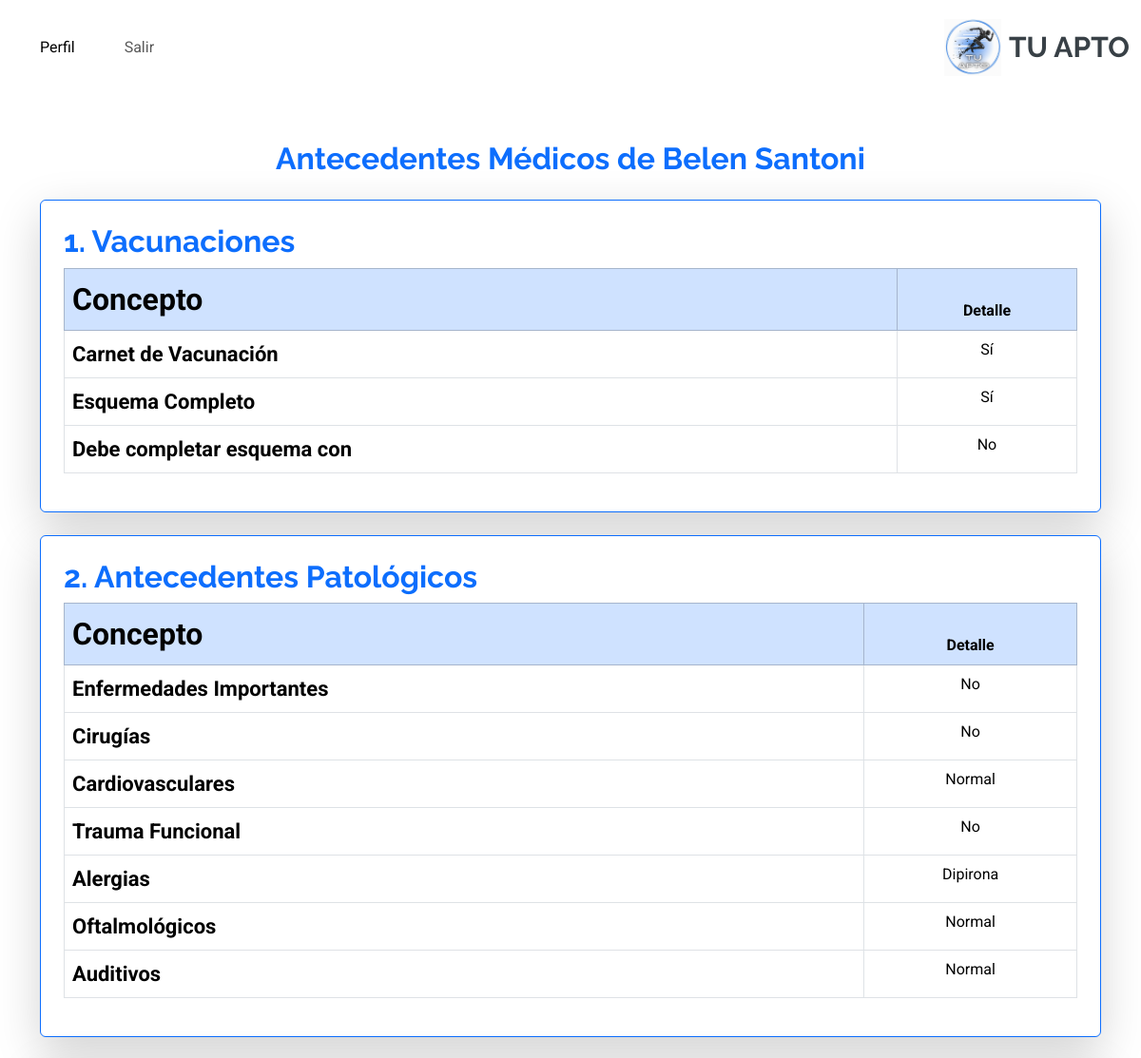
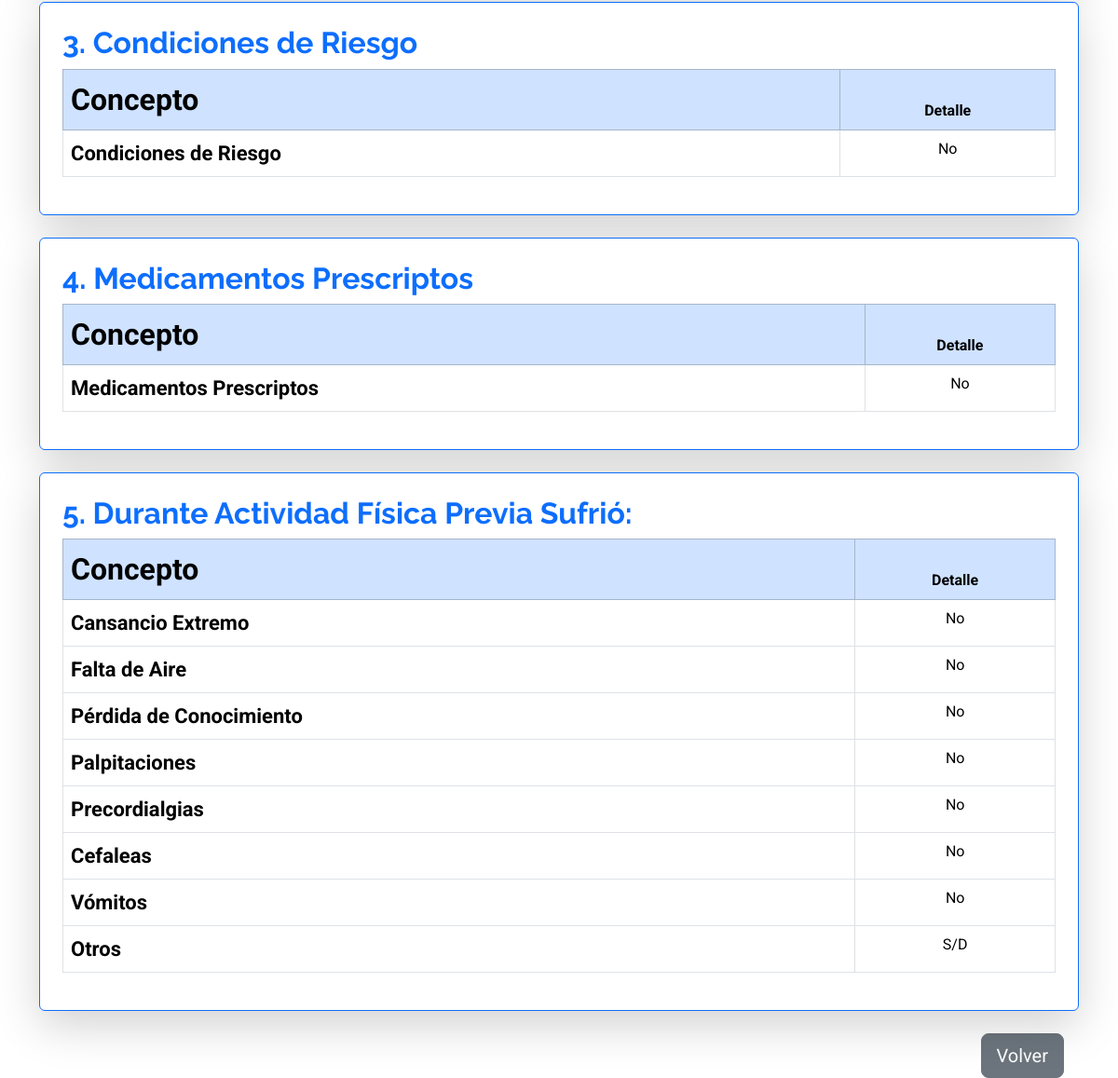
Before: /estudiante/detalle-antecedente/2/ (signed in) with the older database file (2 pictures, top to bottom).
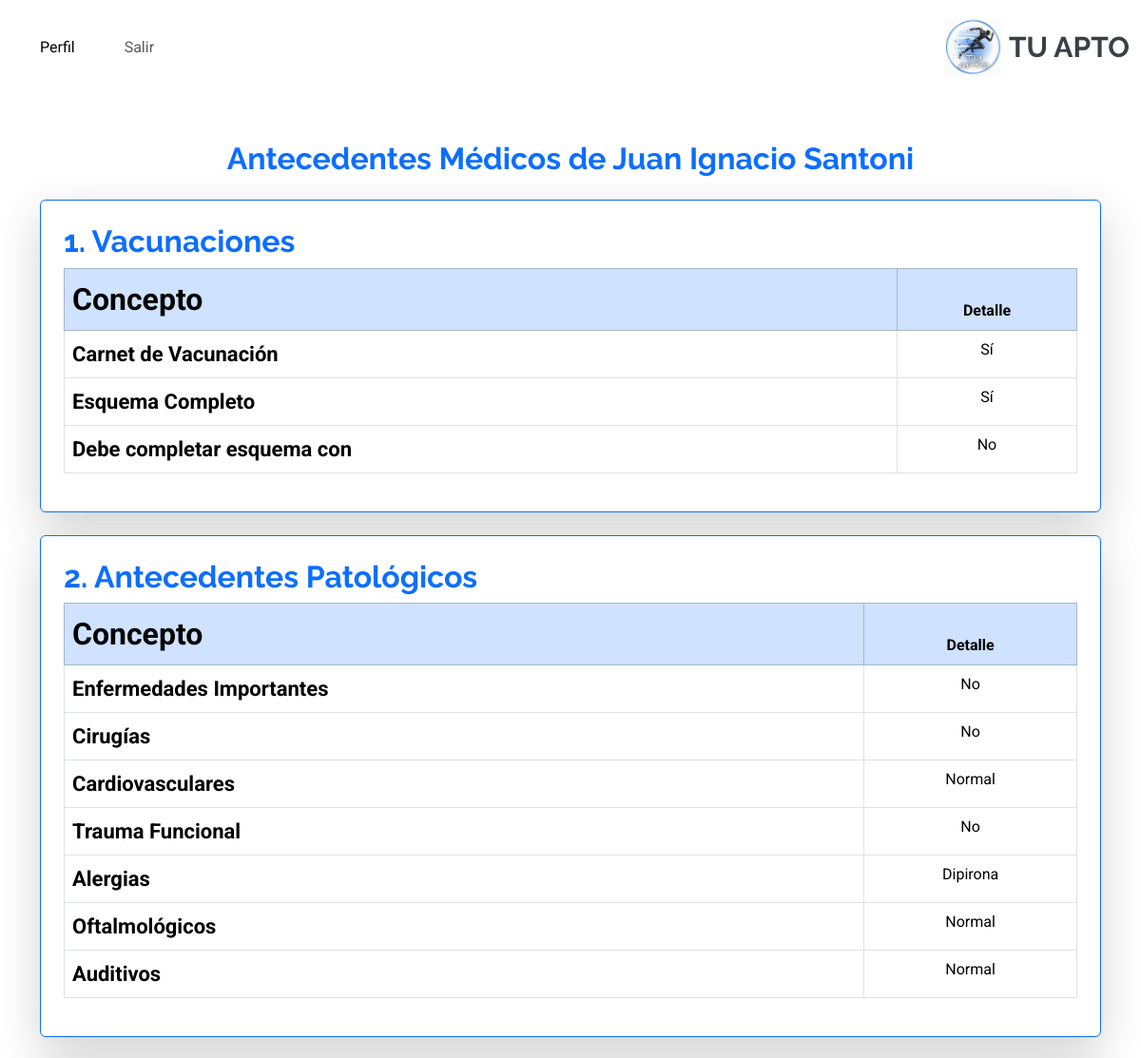
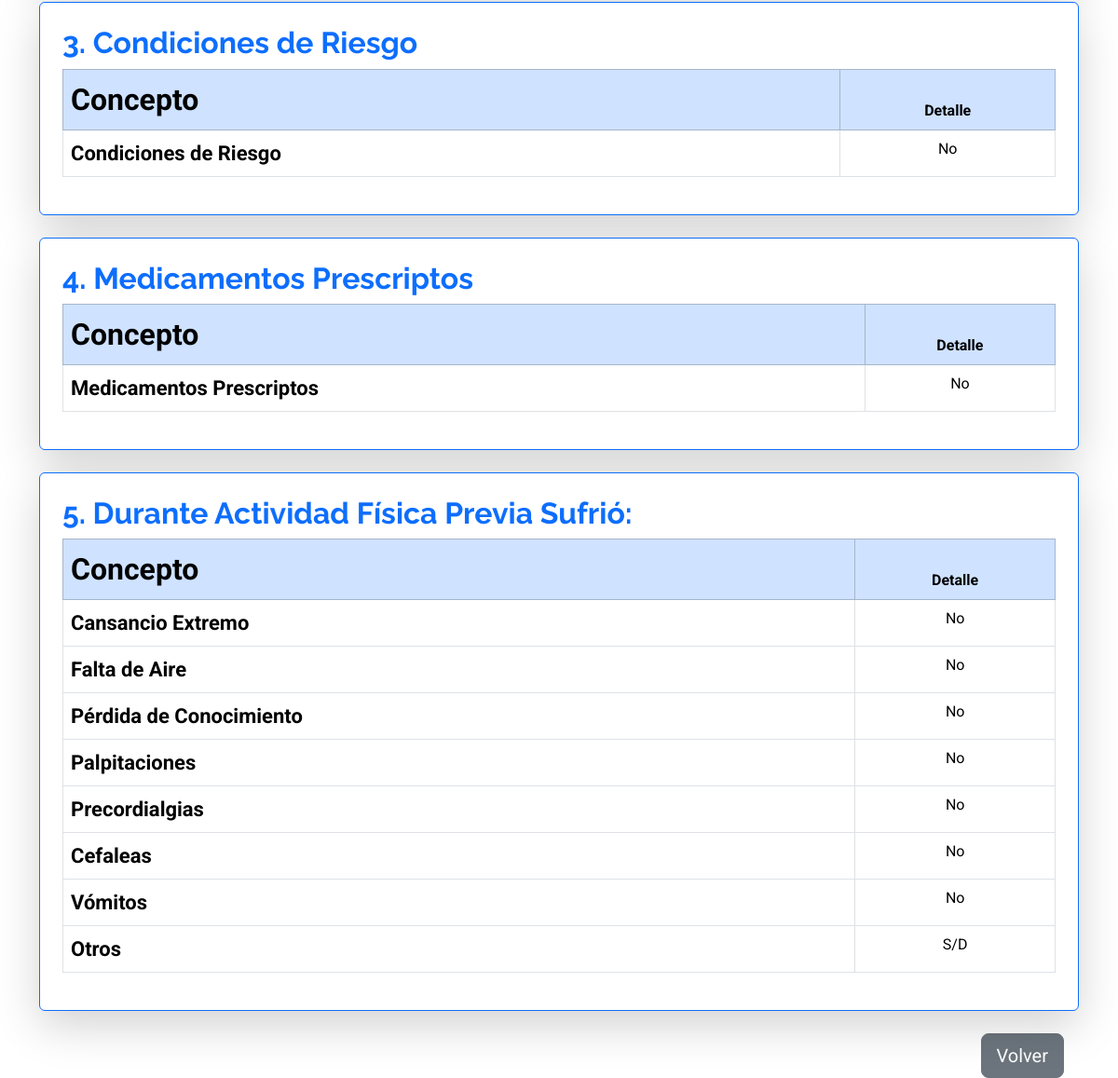
After: the same page with the newer database file (2 pictures, top to bottom).
### estudiante/models.py (models this page shows, shortened)
class Estudiante(models.Model):
    SEXO_CHOICES = [
        ('M', 'Masculino'),
        ('F', 'Femenino'),
        ('O', 'Otro'),
    ]
    nombre= models.CharField(max_length=30, blank=True, null=True)
    apellido= models.CharField(max_length=30, blank=True, null=True)
    fecha_nacimiento= models.DateField(blank=True, null=True)
    tutor = models.ForeignKey(Tutor, on_delete=models.CASCADE, related_name='estudiantes')
    dni=  models.CharField(max_length=15, blank=True, null=True)
    domicilio = models.CharField(max_length=255, blank=True, null=True)
    telefono = models.CharField(max_length=15, blank=True, null=True)
    sexo=models.CharField(max_length=1, choices=SEXO_CHOICES, blank=True, null=True)
    localidad = models.CharField(max_length=100, blank=True, null=True)
    lugar_nacimiento = models.CharField(max_length=100, blank=True, null=True)

class AntecedentesCUS(models.Model):
    estudiante = models.OneToOneField(Estudiante, on_delete=models.CASCADE, related_name="antecedentes", null=True, blank=True)
    carnet_vacunacion = models.BooleanField(default=False)
    esquema_completo = models.BooleanField(default=False)
    esquema_faltante = models.CharField(max_length=255, blank=True, null=True)
    enfermedades_importantes = models.TextField(blank=True, null=True)
    cirugias = models.CharField(max_length=255, blank=True, null=True)
    cardiovasculares = models.CharField(max_length=255, blank=True, null=True)
    trauma_funcional = models.CharField(max_length=255, blank=True, null=True)
    alergias= models.CharField(max_length=255, blank=True, null=True)
    oftalmologicos = models.CharField(max_length=255, blank=True, null=True)
    auditivos = models.CharField(max_length=255, blank=True, null=True)
    diabetes = models.BooleanField(default=False)
    asma = models.BooleanField(default=False)
    chagas = models.BooleanField(default=False)
    hipertension = models.BooleanField(default=False)
    neurologico = models.BooleanField(default=False)
    otras= models.CharField(max_length=255, blank=True, null=True)
    condiciones_riesgo = models.CharField(max_length=255, blank=True, null=True)
    medicamentos_prescriptos = models.CharField(max_length=255, blank=True, null=True)
    cansancio_extremo = models.BooleanField(default=False)
    falta_aire = models.BooleanField(default=False)
    perdida_conocimiento = models.BooleanField(default=False)
    palpitaciones = models.BooleanField(default=False)
    precordialgias = models.BooleanField(default=False)
    cefaleas = models.BooleanField(default=False)
    vomitos = models.BooleanField(default=False)
    otros = models.CharField(max_length=255, blank=True, null=True)
    declaracion_jurada = models.BooleanField(default=False)

### estudiante/views.py (the view)
# urls.py: path('detalle-antecedente/<int:estudiante_id>/', views.detalle_antecedente, name='detalle_antecedente'),
@login_required
def detalle_antecedente(request, estudiante_id):
    estudiante = get_object_or_404(Estudiante, id=estudiante_id)
    antecedente = get_object_or_404(AntecedentesCUS, estudiante=estudiante)
    context = {
        'estudiante': estudiante,
        'antecedente': antecedente
    }
    return render(request, 'estudiante/detalle_antecedente.html', context)

### estudiante/templates/estudiante/detalle_antecedente.html (shortened to what this page needs)
{% extends 'core/base.html' %}
{% block content %}
<div class="container mt-5">
    <h2 class="text-primary text-center fw-bold">Antecedentes Médicos de {{ estudiante.nombre }} {{ estudiante.apellido }}</h2>
    <div class="card p-4 border-primary shadow-lg mt-4">
        <h2 class="text-primary fw-bold">1. Vacunaciones</h2>
        <table class="table table-bordered text-center">
            <thead class="table-primary">
                <tr>
                    <th>Concepto</th>
                    <th>Detalle</th>
                </tr>
            </thead>
            <tbody>
                <tr>
                    <td><strong>Carnet de Vacunación</strong></td>
                    <td>{{ antecedente.carnet_vacunacion|yesno:"Sí,No" }}</td>
                </tr>
                <tr>
                    <td><strong>Esquema Completo</strong></td>
                    <td>{{ antecedente.esquema_completo|yesno:"Sí,No" }}</td>
                </tr>
                <tr>
                    <td><strong>Debe completar esquema con</strong></td>
                    <td>{{ antecedente.esquema_faltante|default:"N/A" }}</td>
                </tr>
            </tbody>
        </table>
    </div>
    <div class="card p-4 border-primary shadow-lg mt-4">
        <h2 class="text-primary fw-bold">2. Antecedentes Patológicos</h2>
        <table class="table table-bordered text-center">
            <thead class="table-primary"2
                <tr>
                    <th>Concepto</th>
                    <th>Detalle</th>
            </thead>
            <tbody>
                <tr><td><strong>Enfermedades Importantes</strong></td><td>{{ antecedente.enfermedades_importantes|default:"N/A" }}</td></tr>
                <tr><td><strong>Cirugías</strong></td><td>{{ antecedente.cirugias|default:"N/A" }}</td></tr>
                <tr><td><strong>Cardiovasculares</strong></td><td>{{ antecedente.cardiovasculares|default:"N/A" }}</td></tr>
                <tr><td><strong>Trauma Funcional</strong></td><td>{{ antecedente.trauma_funcional|default:"N/A" }}</td></tr>
                <tr><td><strong>Alergias</strong></td><td>{{ antecedente.alergias|default:"N/A" }}</td></tr>
                <tr><td><strong>Oftalmológicos</strong></td><td>{{ antecedente.oftalmologicos|default:"N/A" }}</td></tr>
                <tr><td><strong>Auditivos</strong></td><td>{{ antecedente.auditivos|default:"N/A" }}</td></tr>
            </tbody>
        </table>
    </div>
    <div class="card p-4 border-primary shadow-lg mt-4">
        <h2 class="text-primary fw-bold">3. Condiciones de Riesgo</h2>
        <table class="table table-bordered text-center">
            <thead class="table-primary">
                <tr>
                    <th>Concepto</th>
                    <th>Detalle</th>
                </tr>
            </thead>
            <tbody>
                <tr><td><strong>Condiciones de Riesgo</strong></td><td>{{ antecedente.condiciones_riesgo|default:"N/A" }}</td></tr>
            </tbody>
        </table>
    </div>
    <div class="card p-4 border-primary shadow-lg mt-4">
        <h2 class="text-primary fw-bold">4. Medicamentos Prescriptos</h2>
        <table class="table table-bordered text-center">
            <thead class="table-primary">
                <tr>
                    <th>Concepto</th>
                    <th>Detalle</th>
                </tr>
            </thead>
            <tbody>
                <tr><td><strong>Medicamentos Prescriptos</strong></td><td>{{ antecedente.medicamentos_prescriptos|default:"N/A" }}</td></tr>
            </tbody>
        </table>
    </div>
    <div class="card p-4 border-primary shadow-lg mt-4">
        <h2 class="text-primary fw-bold">5. Durante Actividad Física Previa Sufrió:</h2>
        <table class="table table-bordered text-center">
            <thead class="table-primary">
                <tr>
                    <th>Concepto</th>
                    <th>Detalle</th>
                </tr>
            </thead>
            <tbody>
                <tr><td><strong>Cansancio Extremo</strong></td><td>{{ antecedente.cansancio_extremo|yesno:"Sí,No" }}</td></tr>
                <tr><td><strong>Falta de Aire</strong></td><td>{{ antecedente.falta_aire|yesno:"Sí,No" }}</td></tr>
                <tr><td><strong>Pérdida de Conocimiento</strong></td><td>{{ antecedente.perdida_conocimiento|yesno:"Sí,No" }}</td></tr>
                <tr><td><strong>Palpitaciones</strong></td><td>{{ antecedente.palpitaciones|yesno:"Sí,No" }}</td></tr>
                <tr><td><strong>Precordialgias</strong></td><td>{{ antecedente.precordialgias|yesno:"Sí,No" }}</td></tr>
                <tr><td><strong>Cefaleas</strong></td><td>{{ antecedente.cefaleas|yesno:"Sí,No" }}</td></tr>
                <tr><td><strong>Vómitos</strong></td><td>{{ antecedente.vomitos|yesno:"Sí,No" }}</td></tr>
                <tr><td><strong>Otros</strong></td><td>{{ antecedente.otros|default:"N/A" }}</td></tr>
            </tbody>
        </table>
    </div>
    <div class="mt-4 text-end">
        <a href="{% url 'menu_estudiante' %}" class="btn btn-secondary btn-lg w-45 me-3">Volver</a>
    </div>
</div>
{% endblock %}

### core/templates/core/base.html (shortened to what this page needs)
<!DOCTYPE html>
<html lang="en">
<head>
    {% load static %}
    <link rel="stylesheet" href="https://cdnjs.cloudflare.com/ajax/libs/font-awesome/5.15.4/css/all.min.css">
    <link href="https://cdn.jsdelivr.net/npm/bootstrap@5.3.0-alpha1/dist/css/bootstrap.min.css" rel="stylesheet">
    <link href="{% static 'core/vendor/bootstrap/css/bootstrap.min.css' %}" rel="stylesheet">
    <link href="{% static 'core/vendor/bootstrap-icons/bootstrap-icons.css' %}" rel="stylesheet">
    <link href="{% static 'core/vendor/aos/aos.css' %}" rel="stylesheet">
    <link href="{% static 'core/vendor/glightbox/css/glightbox.min.css' %}" rel="stylesheet">
    <link href="{% static 'core/vendor/swiper/swiper-bundle.min.css' %}" rel="stylesheet">
    <link href="{% static 'core/css/main.css' %}" rel="stylesheet">
</head>
<body class="index-page">
    {% if request.path != '/account/login/' and request.path != '/account/register/' and request.path != '/account/estudiante/register' %}
    <header id="header" class="header d-flex align-items-center sticky-top">
        <div class="container-fluid position-relative d-flex align-items-center justify-content-between">
                <a href="" class="logo d-flex align-items-center me-auto me-xl-0">
                    <img src="{% static 'core/img/milogo.jpg' %}" alt="Logo"  >
                    <h1 class="sitename" >TU APTO</h1>
                </a>
                <nav id="navmenu" class="navbar navbar-expand-lg navbar-light bg-white">
                    <div class="container-fluid">
                        <div class="collapse navbar-collapse" id="navbarNav">
                            <ul class="navbar-nav ms-auto align-items-center">
                                {% if request.path != '/account/login/' %}
                                    {% if user.is_authenticated %}
                                        <li class="nav-item me-3">
                                            <a href="{% url 'perfil' %}" class="nav-link active">Perfil</a>
                                        </li>
                                        <li class="nav-item me-3">
                                            <button type="button" class="btn btn-link nav-link" data-bs-toggle="modal" data-bs-target="#logoutModal">
                                                Salir
                                            </button>
                                        </li>
                                    {% else %}
                                        <li class="nav-item me-3">
                                            <a href="{% url 'login' %}" class="nav-link">Iniciar Sesión</a>
                                        </li>
                                    {% endif %}
                                {% endif %}
                            </ul>
                        </div>
                    </div>
                </nav>
        </div>
    </header>
    {% endif %}
    {% block content %}{% endblock %}
</body>
</html>

### core/static/core/css/main.css (style rules this page uses)
:root { --default-font: "Roboto", system-ui, -apple-system, "Segoe UI", Roboto, "Helvetica Neue", Arial, "Noto Sans", "Liberation Sans", sans-serif, "Apple Color Emoji", "Segoe UI Emoji", "Segoe UI Symbol", "Noto Color Emoji"; --heading-font: "Raleway", sans-serif; --nav-font: "Poppins", sans-serif; }
:root { --background-color: #ffffff; --default-color: #444444; --heading-color: #384046; --accent-color: #3498db; --surface-color: #ffffff; --contrast-color: #ffffff; }
:root { --nav-color: #444444; --nav-hover-color: #3498db; --nav-mobile-background-color: #ffffff; --nav-dropdown-background-color: #ffffff; --nav-dropdown-color: #444444; --nav-dropdown-hover-color: #3498db; }
:root { scroll-behavior: smooth; }
body { color: var(--default-color); background-color: var(--background-color); font-family: var(--default-font); }
a { color: var(--accent-color); text-decoration: none; transition: 0.3s; }
h1, h2, h3, h4, h5, h6 { color: var(--heading-color); font-family: var(--heading-font); }
.header { color: var(--default-color); background-color: var(--background-color); padding: 20px 0; transition: all 0.5s; z-index: 997; }
.header .logo { line-height: 1; }
.header .logo img { max-height: 60px; margin-right: 8px; }
.header .logo h1 { font-size: 30px; margin: 0; font-weight: 700; color: var(--heading-color); }
@media (max-width: 1200px) { .header .logo { order: 1; } }
table th:first-child { text-align: left; font-size: 2rem; }
table td:first-child { text-align: left; font-size: 22px; }
.navbar-nav .nav-link { transition: none; }
#navmenu { background-color: #f8f9fa; }
#navmenu .nav-item { padding: 0 10px; }

Changed rows visible on the page:
changed Estudiante "Santoni": nombre "Belen" → "Juan Ignacio"
